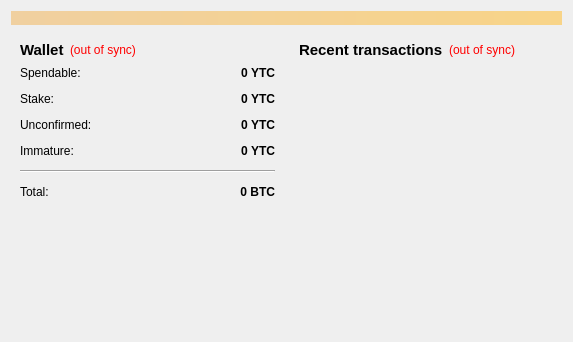
<?xml version="1.0" encoding="UTF-8"?>
<ui version="4.0">
 <class>OverviewPage</class>
 <widget class="QWidget" name="OverviewPage">
  <property name="geometry">
   <rect>
    <x>0</x>
    <y>0</y>
    <width>573</width>
    <height>342</height>
   </rect>
  </property>
  <property name="windowTitle">
   <string>Form</string>
  </property>
  <layout class="QVBoxLayout" name="topLayout">
   <item>
    <widget class="QLabel" name="labelAlerts">
     <property name="visible">
      <bool>false</bool>
     </property>
     <property name="styleSheet">
      <string notr="true">background-color: qlineargradient(x1: 0, y1: 0, x2: 1, y2: 0, stop:0 #F0D0A0, stop:1 #F8D488);  color:#000000
</string>
     </property>
     <property name="wordWrap">
      <bool>true</bool>
     </property>
     <property name="margin">
      <number>3</number>
     </property>
    </widget>
   </item>
   <item>
    <layout class="QHBoxLayout" name="horizontalLayout" stretch="1,1">
     <item>
      <layout class="QVBoxLayout" name="verticalLayout_2">
       <item>
        <widget class="QWidget" name="widget" native="true">
         <layout class="QVBoxLayout" name="verticalLayout_4">
          <item>
           <layout class="QHBoxLayout" name="horizontalLayout_4">
            <item>
             <widget class="QLabel" name="label_5">
              <property name="font">
               <font>
                <pointsize>11</pointsize>
                <weight>75</weight>
                <bold>true</bold>
               </font>
              </property>
              <property name="text">
               <string>Wallet</string>
              </property>
             </widget>
            </item>
            <item>
             <widget class="QLabel" name="labelWalletStatus">
              <property name="toolTip">
               <string>The displayed information may be out of date. Your wallet automatically synchronizes with the YutoCoin network after a connection is established, but this process has not completed yet.</string>
              </property>
              <property name="styleSheet">
               <string notr="true">QLabel { color: red; }</string>
              </property>
              <property name="text">
               <string notr="true">(out of sync)</string>
              </property>
              <property name="alignment">
               <set>Qt::AlignLeading|Qt::AlignLeft|Qt::AlignVCenter</set>
              </property>
             </widget>
            </item>
            <item>
             <spacer name="horizontalSpacer_2">
              <property name="orientation">
               <enum>Qt::Horizontal</enum>
              </property>
              <property name="sizeHint" stdset="0">
               <size>
                <width>40</width>
                <height>20</height>
               </size>
              </property>
             </spacer>
            </item>
           </layout>
          </item>
          <item>
           <layout class="QFormLayout" name="formLayout_2">
            <property name="fieldGrowthPolicy">
             <enum>QFormLayout::AllNonFixedFieldsGrow</enum>
            </property>
            <property name="horizontalSpacing">
             <number>12</number>
            </property>
            <property name="verticalSpacing">
             <number>12</number>
            </property>
            <item row="0" column="0">
             <widget class="QLabel" name="label">
              <property name="text">
               <string>Spendable:</string>
              </property>
             </widget>
            </item>
            <item row="0" column="1">
             <widget class="QLabel" name="labelBalance">
              <property name="font">
               <font>
                <weight>75</weight>
                <bold>true</bold>
               </font>
              </property>
              <property name="cursor">
               <cursorShape>IBeamCursor</cursorShape>
              </property>
              <property name="toolTip">
               <string>Your current spendable balance</string>
              </property>
              <property name="text">
               <string notr="true">0 YTC</string>
              </property>
              <property name="alignment">
               <set>Qt::AlignRight|Qt::AlignTrailing|Qt::AlignVCenter</set>
              </property>
              <property name="textInteractionFlags">
               <set>Qt::LinksAccessibleByMouse|Qt::TextSelectableByKeyboard|Qt::TextSelectableByMouse</set>
              </property>
             </widget>
            </item>
            <item row="1" column="0">
             <widget class="QLabel" name="label_6">
              <property name="text">
               <string>Stake:</string>
              </property>
             </widget>
            </item>
            <item row="1" column="1">
             <widget class="QLabel" name="labelStake">
              <property name="font">
               <font>
                <weight>75</weight>
                <bold>true</bold>
               </font>
              </property>
              <property name="cursor">
               <cursorShape>IBeamCursor</cursorShape>
              </property>
              <property name="toolTip">
               <string>Total of coins that was staked, and do not yet count toward the current balance</string>
              </property>
              <property name="text">
               <string notr="true">0 YTC</string>
              </property>
              <property name="alignment">
               <set>Qt::AlignRight|Qt::AlignTrailing|Qt::AlignVCenter</set>
              </property>
              <property name="textInteractionFlags">
               <set>Qt::LinksAccessibleByMouse|Qt::TextSelectableByKeyboard|Qt::TextSelectableByMouse</set>
              </property>
             </widget>
            </item>
            <item row="2" column="0">
             <widget class="QLabel" name="label_3">
              <property name="text">
               <string>Unconfirmed:</string>
              </property>
             </widget>
            </item>
            <item row="2" column="1">
             <widget class="QLabel" name="labelUnconfirmed">
              <property name="font">
               <font>
                <weight>75</weight>
                <bold>true</bold>
               </font>
              </property>
              <property name="cursor">
               <cursorShape>IBeamCursor</cursorShape>
              </property>
              <property name="toolTip">
               <string>Total of transactions that have yet to be confirmed, and do not yet count toward the current balance</string>
              </property>
              <property name="text">
               <string notr="true">0 YTC</string>
              </property>
              <property name="alignment">
               <set>Qt::AlignRight|Qt::AlignTrailing|Qt::AlignVCenter</set>
              </property>
              <property name="textInteractionFlags">
               <set>Qt::LinksAccessibleByMouse|Qt::TextSelectableByKeyboard|Qt::TextSelectableByMouse</set>
              </property>
             </widget>
            </item>
            <item row="3" column="0">
             <widget class="QLabel" name="labelImmatureText">
              <property name="text">
               <string>Immature:</string>
              </property>
             </widget>
            </item>
            <item row="3" column="1">
             <widget class="QLabel" name="labelImmature">
              <property name="font">
               <font>
                <weight>75</weight>
                <bold>true</bold>
               </font>
              </property>
              <property name="toolTip">
               <string>Mined balance that has not yet matured</string>
              </property>
              <property name="text">
               <string notr="true">0 YTC</string>
              </property>
              <property name="alignment">
               <set>Qt::AlignRight|Qt::AlignTrailing|Qt::AlignVCenter</set>
              </property>
              <property name="textInteractionFlags">
               <set>Qt::LinksAccessibleByMouse|Qt::TextSelectableByKeyboard|Qt::TextSelectableByMouse</set>
              </property>
             </widget>
            </item>
            <item row="4" column="0" colspan="2">
             <widget class="Line" name="line">
              <property name="orientation">
               <enum>Qt::Horizontal</enum>
              </property>
             </widget>
            </item>
            <item row="5" column="0">
             <widget class="QLabel" name="labelTotalText">
              <property name="text">
               <string>Total:</string>
              </property>
             </widget>
            </item>
            <item row="5" column="1">
             <widget class="QLabel" name="labelTotal">
              <property name="font">
               <font>
                <weight>75</weight>
                <bold>true</bold>
               </font>
              </property>
              <property name="cursor">
               <cursorShape>IBeamCursor</cursorShape>
              </property>
              <property name="toolTip">
               <string>Your current total balance</string>
              </property>
              <property name="text">
               <string notr="true">0 BTC</string>
              </property>
              <property name="alignment">
               <set>Qt::AlignRight|Qt::AlignTrailing|Qt::AlignVCenter</set>
              </property>
              <property name="textInteractionFlags">
               <set>Qt::LinksAccessibleByMouse|Qt::TextSelectableByKeyboard|Qt::TextSelectableByMouse</set>
              </property>
             </widget>
            </item>
           </layout>
          </item>
         </layout>
        </widget>
       </item>
       <item>
        <spacer name="verticalSpacer">
         <property name="orientation">
          <enum>Qt::Vertical</enum>
         </property>
         <property name="sizeHint" stdset="0">
          <size>
           <width>20</width>
           <height>40</height>
          </size>
         </property>
        </spacer>
       </item>
      </layout>
     </item>
     <item>
      <layout class="QVBoxLayout" name="verticalLayout_3">
       <item>
        <widget class="QWidget" name="widget_2" native="true">
         <layout class="QVBoxLayout" name="verticalLayout">
          <item>
           <layout class="QHBoxLayout" name="horizontalLayout_2">
            <item>
             <widget class="QLabel" name="label_4">
              <property name="font">
               <font>
                <pointsize>11</pointsize>
                <weight>75</weight>
                <bold>true</bold>
               </font>
              </property>
              <property name="text">
               <string>&lt;b&gt;Recent transactions&lt;/b&gt;</string>
              </property>
             </widget>
            </item>
            <item>
             <widget class="QLabel" name="labelTransactionsStatus">
              <property name="toolTip">
               <string>The displayed information may be out of date. Your wallet automatically synchronizes with the YutoCoin network after a connection is established, but this process has not completed yet.</string>
              </property>
              <property name="styleSheet">
               <string notr="true">QLabel { color: red; }</string>
              </property>
              <property name="text">
               <string notr="true">(out of sync)</string>
              </property>
              <property name="alignment">
               <set>Qt::AlignRight|Qt::AlignTrailing|Qt::AlignVCenter</set>
              </property>
             </widget>
            </item>
            <item>
             <spacer name="horizontalSpacer">
              <property name="orientation">
               <enum>Qt::Horizontal</enum>
              </property>
              <property name="sizeHint" stdset="0">
               <size>
                <width>40</width>
                <height>20</height>
               </size>
              </property>
             </spacer>
            </item>
           </layout>
          </item>
          <item>
           <widget class="QListView" name="listTransactions">
            <property name="styleSheet">
             <string notr="true">QListView { background: transparent; }</string>
            </property>
            <property name="frameShape">
             <enum>QFrame::NoFrame</enum>
            </property>
            <property name="verticalScrollBarPolicy">
             <enum>Qt::ScrollBarAlwaysOff</enum>
            </property>
            <property name="horizontalScrollBarPolicy">
             <enum>Qt::ScrollBarAlwaysOff</enum>
            </property>
            <property name="selectionMode">
             <enum>QAbstractItemView::NoSelection</enum>
            </property>
           </widget>
          </item>
         </layout>
        </widget>
       </item>
      </layout>
     </item>
    </layout>
   </item>
  </layout>
 </widget>
 <resources/>
 <connections/>
</ui>
